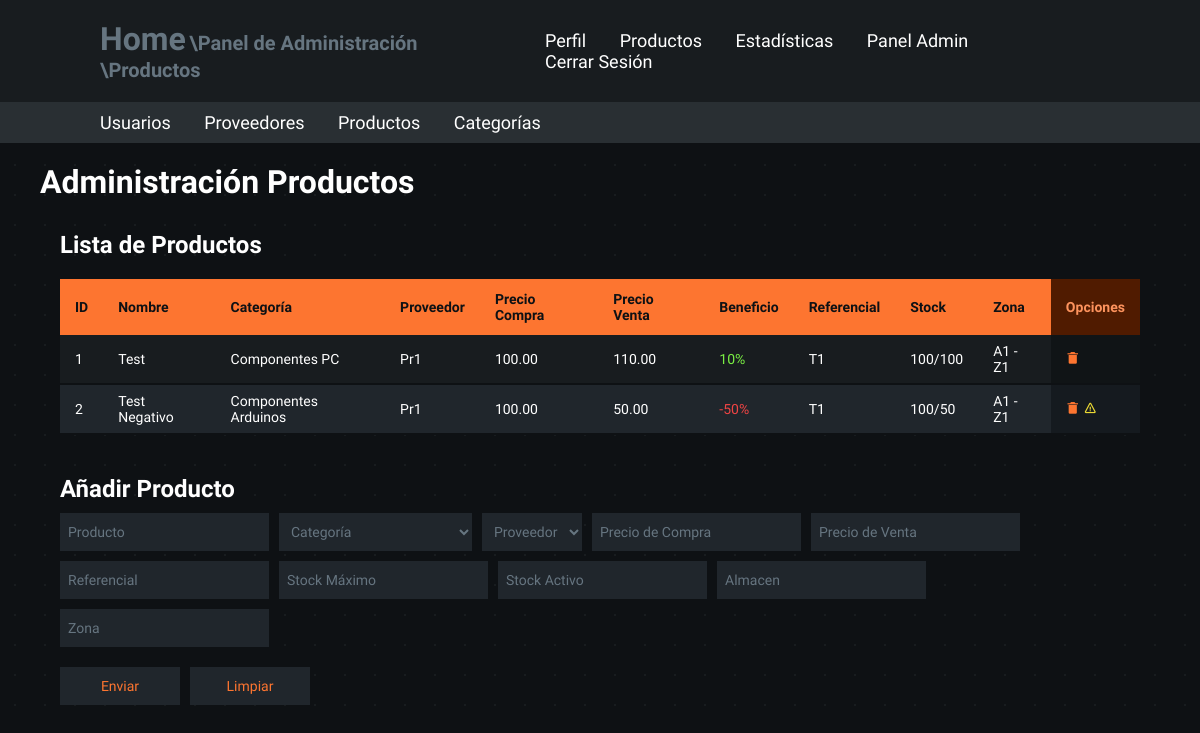
Page /admin-panel/products (signed in) on the earlier database version.
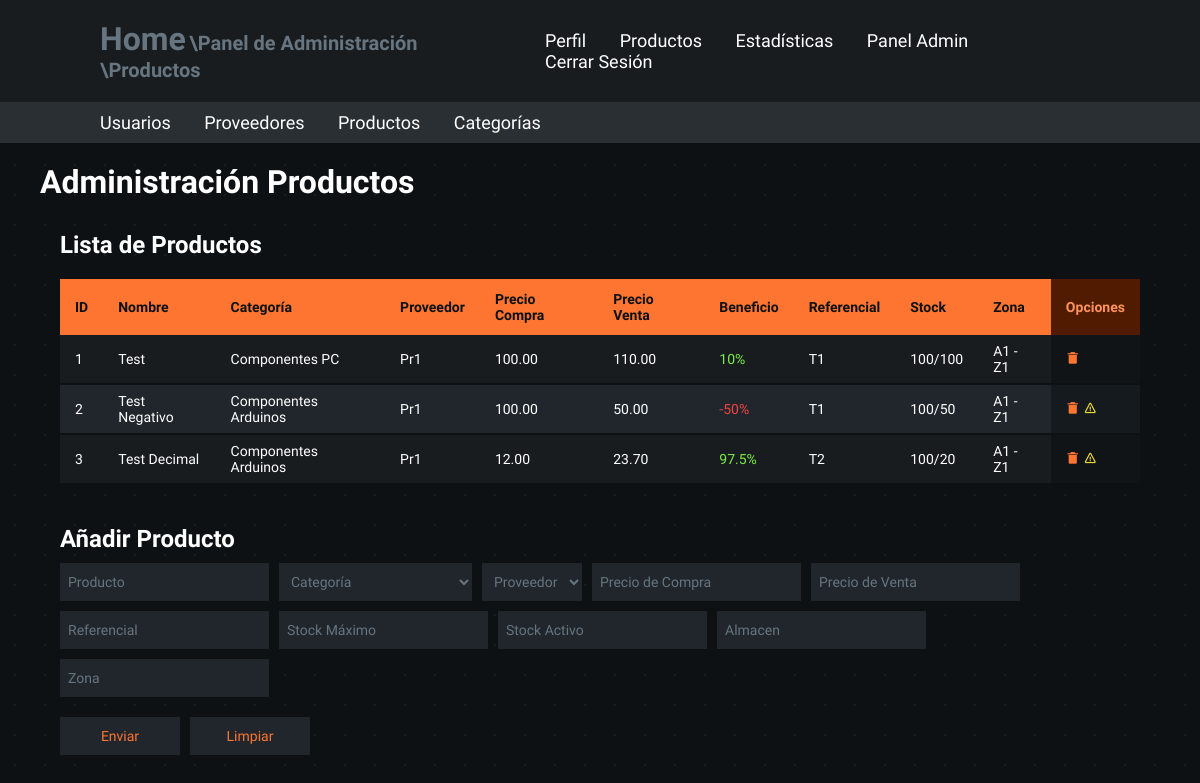
Same page on the later database version.
### models.py (models this page shows, shortened)
class Products(db.Base):
    __tablename__ = "products"
    product_id = Column(Integer, primary_key=True)
    supplier_id = Column(Integer, ForeignKey("suppliers.supplier_id"), nullable=False)
    category_id = Column(Integer, ForeignKey("categories.category_id"), nullable=False)
    product_name = Column(String(255), nullable=False, server_default="unidentified_product")
    product_price = Column(DECIMAL(255, 2), nullable=False, server_default="0.00")
    product_selling_price = Column(DECIMAL(255, 2), nullable=False, server_default="0.00")
    product_referencial = Column(String(255), nullable=False, server_default="unidentified_referencial")
    product_limit_stock = Column(Integer, nullable=False, server_default="1")
    product_active_stock = Column(Integer, nullable=False, server_default="0")
    product_warehouse = Column(String(255), nullable=False,
                               server_default="unidentified_warehouse")  # Es una ubicacion como calle o codigo.
    product_zone = Column(String(255), nullable=False, server_default="unidentified_zone")

class Categories(db.Base):
    __tablename__ = "categories"
    category_id = Column(Integer, primary_key=True)
    category_name = Column(String(255), nullable=False, server_default="unidentified_category")
    category_referencial = Column(String(255), nullable=False, server_default="unidentified_referencial")
    category_zone = Column(String(255), nullable=True, server_default="unidentified_zone")

class Suppliers(db.Base):
    __tablename__ = "suppliers"
    supplier_id = Column(Integer, primary_key=True)
    supplier_name = Column(String(255), nullable=False, server_default="unidentified_supplier")
    supplier_phone = Column(Integer, nullable=False, server_default="0000")
    supplier_commercial_address = Column(String(255), nullable=False, server_default="unidentified_comercial_address")
    supplier_country = Column(String(255), nullable=False, server_default="unidentified_country")
    supplier_nif = Column(String(255), nullable=False, server_default="unidentified_nif")
    supplier_discount = Column(Integer, nullable=False, server_default="0")
    supplier_iva = Column(Integer, nullable=False, server_default="0")

### app.py (the view)
@app.route("/admin-panel/products")
@admin_login_required
def admin_panel_products():
    registered_products = db.session.query(
        Products.product_id,
        Suppliers.supplier_name,
        Categories.category_name,
        Products.product_name,
        Products.product_price,
        Products.product_selling_price,
        Products.product_referencial,
        Products.product_limit_stock,
        Products.product_active_stock,
        Products.product_warehouse,
        Products.product_zone
    ).join(Suppliers, Products.supplier_id == Suppliers.supplier_id).join(Categories, Products.category_id == Categories.category_id)
    registered_categories = db.session.query(Categories).order_by(Categories.category_id)
    registered_suppliers = db.session.query(Suppliers).order_by(Suppliers.supplier_id)
    return render_template("admin_products.html", is_admin=session["is_admin"],
                           registered_products=registered_products,
                           registered_categories=registered_categories,
                           registered_suppliers=registered_suppliers)

### templates/admin_products.html (shortened to what this page needs)
<!DOCTYPE html>
<html lang="es">
<head>
    <link rel="stylesheet" href="/static/variables.css">
    <link rel="stylesheet" href="/static/main.css">
    <link rel="stylesheet" href="/static/containers.css">
    <link rel="stylesheet" href="/static/navbars.css">
    <link rel="stylesheet" href="/static/tables.css">
    <link rel="stylesheet" href="/static/fonts.css">
    <link rel="stylesheet" href="/static/forms.css">
    <link href='https://unpkg.com/boxicons@2.1.4/css/boxicons.min.css' rel='stylesheet'>
</head>
<body class="general-body">
    <header class="header">
        <span>
            <a href="/" class="home">Home</a>
            <a href="/admin-panel" class="subrute"> \Panel de Administración</a>
            <a href="/admin-panel/products" class="subrute"> \Productos</a>
        </span>
        <nav class="navbar">
            <a href="/profile">Perfil</a>
            <a href="/products">Productos</a>
            <a href="/statistics">Estadísticas</a>
            {% if is_admin == True %}
                <a href="/admin-panel">Panel Admin</a>
            {% endif %}
            <a class="log-out" href="/cerrar-login">Cerrar Sesión</a>
        </nav>
    </header>
    <header class="admin-header">
        <nav class="admin-navbar">
            <a href="/admin-panel/users">Usuarios</a>
            <a href="/admin-panel/suppliers">Proveedores</a>
            <a href="/admin-panel/products">Productos</a>
            <a href="/admin-panel/categories">Categorías</a>
        </nav>
    </header>
    <section class="container-type-1">
        <h1>Administración Productos</h1>
    </section>
    <section class="container-type-1 flex-container flex-jst-sb">
        <article class="container-type-1 no-margin full-width">
            <section class="container-type-1 flex-container flex-column no-margin">
                <h2>Lista de Productos</h2>
                <section class="container-type-2 overflow">
                    <table id="products-table" class="table-type-1 no-table-margin table-sticky-header alternate hover">
                        <thead>
                            <tr>
                                <th class="th-title">ID</th>
                                <th class="th-title">Nombre</th>
                                <th class="th-title">Categoría</th>
                                <th class="th-title">Proveedor</th>
                                <th class="th-title">Precio Compra</th>
                                <th class="th-title">Precio Venta</th>
                                <th class="th-title">Beneficio</th>
                                <th class="th-title">Referencial</th>
                                <th class="th-title">Stock</th>
                                <th class="th-title">Zona</th>
                                <th class="th-option">Opciones</th>
                            </tr>
                        </thead>
                        <tbody>
                            {% if registered_products %}
                            {% for product in registered_products %}
                            <tr>
                                {% set beneficio = (100 * ((product.product_selling_price / product.product_price) - 1) * 100 // 1) / 100  %}
                                <td>{{product.product_id}}</td>
                                <td>{{product.product_name}}</td>
                                <td>{{product.category_name}}</td>
                                <td>{{product.supplier_name}}</td>
                                <td>{{product.product_price}}</td>
                                <td>{{product.product_selling_price}}</td>
                                <td id="product_profit" style="color: {% if beneficio > 0 %}var(--success-green){% else %}var(--error-red){% endif %}">
                                    {{beneficio}}%
                                </td>
                                <td>{{product.product_referencial}}</td>
                                <td id="product-stock">{{product.product_limit_stock}}/{{product.product_active_stock}}</td>
                                <td>{{product.product_warehouse}} - {{product.product_zone}}</td>
                                <td class="td-option">
                                    <form action="/admin-panel/products/delete-product/{{ product.product_id }}" method="POST" class="option-subform">
                                        <button type="submit">
                                            <i class='bx bxs-trash-alt'></i>
                                        </button>
                                        <a id="stock-alert" title="Stock por debajo del 90%" style="{% if product.product_active_stock/product.product_limit_stock > 0.9 %}display: none;{% endif%}">
                                            <i style="color: var(--warning-yellow)"
                                            class='bx bx-error'></i>
                                        </a>
                                    </form>
                                </td>
                            </tr>
                            {% endfor %}
                            {% endif %}
                        </tbody>
                    </table>
                </section>
            </section>
        </article>
    </section>
    <section class="container-type-1 flex-container">
        <article class="no-margin">
            <h2>Añadir Producto</h2>
            <form action="/admin-panel/products/add-product" method="POST" class="table-form-type-1">
                <fieldset class="flex-container">
                    <section>
                        <input type="text" id="name_input" placeholder="Producto" name="txtProductName" required autocomplete="off">
                    </section>
                    <section>
                        <select id="category_id" name="txtCategoryId" required>
                            <option value="" disabled selected hidden>Categoría</option>
                        </select>
                    </section>
                    <section>
                        <select id="supplier_id" name="txtSupplierId" required>
                            <option value="" disabled selected hidden>Proveedor</option>
                        </select>
                    </section>
                    <section>
                        <input type="number" id="price_input" placeholder="Precio de Compra" name="txtProductPrice" required autocomplete="off" min="0" step="any">
                    </section>
                    <section>
                        <input type="number" id="selling_price_input" placeholder="Precio de Venta" name="txtProductSellingPrice" required autocomplete="off" min="0" step="any">
                    </section>
                    <section>
                        <input type="text" id="referencial_input" placeholder="Referencial" name="txtProductReferencial" required autocomplete="off">
                    </section>
                    <section>
                        <input type="number" id="limit_stock_input" placeholder="Stock Máximo" name="txtProductLimitStock" required autocomplete="off" min="1" step="0">
                    </section>
                    <section>
                        <input type="number" id="active_stock_input" placeholder="Stock Activo" name="txtProductActiveStock" required autocomplete="off" min="1" step="0">
                    </section>
                    <section>
                        <input type="text" id="warehouse_input" placeholder="Almacen" name="txtProductWarehouse" required autocomplete="off">
                    </section>
                    <section>
                        <input type="text" id="zone_input" placeholder="Zona" name="txtProductZone" required autocomplete="off">
                    </section>
                </fieldset>
                <fieldset>
                    <section class="flex-container">
                        <section>
                            <button type="submit">Enviar</button>
                        </section>
                        <section>
                            <button type="reset">Limpiar</button>
                        </section>
                    </section>
                </fieldset>
                <fieldset>
                    <section id="error-message" class="general-form-message error">
                    </section>
                    <section id="success-message" class="general-form-message success">
                    </section>
                </fieldset>
            </form>
        </article>
    </section>
</body>
</html>

Differences in the rows shown:
added Products: product_id "3", product_name "Test Decimal", category_name "Componentes Arduinos", supplier_name "Pr1", product_price "12.00", product_selling_price "23.70", beneficio "97.5", product_referencial "T2", product_limit_stock "100", product_active_stock "20", product_warehouse "A1", product_zone "Z1"
